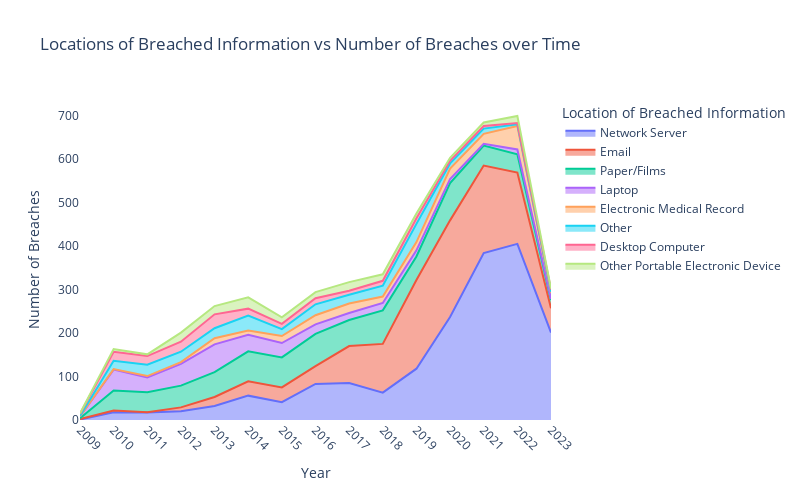

Notebook source saved alongside this figure:
### Markdown cell above
In terms of data breaches magnitude healthcare providers (e.g., hospitals) have suffered primarily from hacker attacks, while the rest could be attributed to theft and unauthorized access. The same picture can be observed with regard to business associates and health plans, meaning that special attention should be paid by these entities towards risks posed by the above-mentioned cyber threats.

### Code cell
toggle_code()

location_types = data.groupby(['Year', 'Location of Breached Information']).agg(np.sum).reset_index()
location_types['Number of Breaches'] = data.groupby(['Year', 'Location of Breached Information']).size().values
location_types = location_types.sort_values(by='Number of Breaches', ascending=False)
fig = px.area(location_types[location_types['Location of Breached Information'].isin(data['Location of Breached Information'].value_counts().index[:8])], 
             y="Number of Breaches", x="Year", color="Location of Breached Information", title="Locations of Breached Information vs Number of Breaches over Time")
fig.update_layout(plot_bgcolor='white', xaxis = dict(tickmode = 'linear', tick0 = 1), width=800, height=500)
fig.update_xaxes(tickangle=45)
fig.show()

### Figure 1 — Plotly figure (JSON) as saved in the notebook; plotly's stock layout.template omitted (floating-point values rounded to 4 significant figures)
{"data": [{"fillpattern": {"shape": ""}, "hovertemplate": "Location of Breached Information=Network Server<br>Year=%{x}<br>Number of Breaches=%{y}<extra></extra>", "legendgroup": "Network Server", "line": {"color": "#636efa"}, "marker": {"symbol": "circle"}, "mode": "lines", "name": "Network Server", "orientation": "v", "showlegend": true, "stackgroup": "1", "type": "scatter", "x": [2022, 2021, 2020, 2023, 2019, 2017, 2016, 2018, 2014, 2015, 2013, 2012, 2010, 2011, 2009], "xaxis": "x", "y": [405, 384, 237, 201, 118, 85, 83, 63, 56, 41, 32, 20, 18, 17, 1], "yaxis": "y"}, {"fillpattern": {"shape": ""}, "hovertemplate": "Location of Breached Information=Email<br>Year=%{x}<br>Number of Breaches=%{y}<extra></extra>", "legendgroup": "Email", "line": {"color": "#EF553B"}, "marker": {"symbol": "circle"}, "mode": "lines", "name": "Email", "orientation": "v", "showlegend": true, "stackgroup": "1", "type": "scatter", "x": [2020, 2019, 2021, 2022, 2018, 2017, 2023, 2016, 2015, 2014, 2013, 2012, 2010, 2009, 2011], "xaxis": "x", "y": [222, 204, 201, 164, 112, 85, 56, 41, 34, 33, 21, 9, 4, 1, 1], "yaxis": "y"}, {"fillpattern": {"shape": ""}, "hovertemplate": "Location of Breached Information=Paper/Films<br>Year=%{x}<br>Number of Breaches=%{y}<extra></extra>", "legendgroup": "Paper/Films", "line": {"color": "#00cc96"}, "marker": {"symbol": "circle"}, "mode": "lines", "name": "Paper/Films", "orientation": "v", "showlegend": true, "stackgroup": "1", "type": "scatter", "x": [2020, 2018, 2016, 2014, 2015, 2017, 2013, 2019, 2012, 2010, 2021, 2011, 2022, 2023, 2009], "xaxis": "x", "y": [86, 77, 74, 69, 69, 60, 57, 54, 50, 46, 46, 46, 42, 19, 2], "yaxis": "y"}, {"fillpattern": {"shape": ""}, "hovertemplate": "Location of Breached Information=Laptop<br>Year=%{x}<br>Number of Breaches=%{y}<extra></extra>", "legendgroup": "Laptop", "line": {"color": "#ab63fa"}, "marker": {"symbol": "circle"}, "mode": "lines", "name": "Laptop", "orientation": "v", "showlegend": true, "stackgroup": "1", "type": "scatter", "x": [2013, 2012, 2010, 2014, 2011, 2015, 2016, 2018, 2017, 2019, 2022, 2020, 2021, 2009, 2023], "xaxis": "x", "y": [64, 50, 48, 38, 34, 33, 22, 17, 16, 14, 11, 9, 4, 4, 2], "yaxis": "y"}, {"fillpattern": {"shape": ""}, "hovertemplate": "Location of Breached Information=Electronic Medical Record<br>Year=%{x}<br>Number of Breaches=%{y}<extra></extra>", "legendgroup": "Electronic Medical Record", "line": {"color": "#FFA15A"}, "marker": {"symbol": "circle"}, "mode": "lines", "name": "Electronic Medical Record", "orientation": "v", "showlegend": true, "stackgroup": "1", "type": "scatter", "x": [2022, 2020, 2021, 2017, 2016, 2019, 2015, 2023, 2018, 2013, 2014, 2012, 2011, 2010], "xaxis": "x", "y": [54, 24, 23, 22, 21, 19, 16, 15, 15, 14, 10, 4, 3, 1], "yaxis": "y"}, {"fillpattern": {"shape": ""}, "hovertemplate": "Location of Breached Information=Other<br>Year=%{x}<br>Number of Breaches=%{y}<extra></extra>", "legendgroup": "Other", "line": {"color": "#19d3f3"}, "marker": {"symbol": "circle"}, "mode": "lines", "name": "Other", "orientation": "v", "showlegend": true, "stackgroup": "1", "type": "scatter", "x": [2019, 2014, 2011, 2018, 2016, 2012, 2013, 2017, 2010, 2015, 2021, 2020, 2022, 2023, 2009], "xaxis": "x", "y": [42, 34, 26, 25, 25, 24, 23, 20, 19, 16, 12, 12, 4, 2, 1], "yaxis": "y"}, {"fillpattern": {"shape": ""}, "hovertemplate": "Location of Breached Information=Desktop Computer<br>Year=%{x}<br>Number of Breaches=%{y}<extra></extra>", "legendgroup": "Desktop Computer", "line": {"color": "#FF6692"}, "marker": {"symbol": "circle"}, "mode": "lines", "name": "Desktop Computer", "orientation": "v", "showlegend": true, "stackgroup": "1", "type": "scatter", "x": [2013, 2012, 2010, 2011, 2014, 2016, 2019, 2015, 2018, 2017, 2021, 2020, 2023, 2009, 2022], "xaxis": "x", "y": [32, 23, 21, 20, 16, 14, 13, 12, 11, 9, 6, 6, 5, 5, 3], "yaxis": "y"}, {"fillpattern": {"shape": ""}, "hovertemplate": "Location of Breached Information=Other Portable Electronic Device<br>Year=%{x}<br>Number of Breaches=%{y}<extra></extra>", "legendgroup": "Other Portable Electronic Device", "line": {"color": "#B6E880"}, "marker": {"symbol": "circle"}, "mode": "lines", "name": "Other Portable Electronic Device", "orientation": "v", "showlegend": true, "stackgroup": "1", "type": "scatter", "x": [2014, 2012, 2017, 2013, 2022, 2015, 2018, 2016, 2019, 2021, 2020, 2010, 2011, 2023, 2009], "xaxis": "x", "y": [26, 21, 20, 19, 16, 15, 15, 14, 11, 8, 7, 6, 4, 2, 1], "yaxis": "y"}], "layout": {"height": 500, "legend": {"title": {"text": "Location of Breached Information"}, "tracegroupgap": 0}, "plot_bgcolor": "white", "title": {"text": "Locations of Breached Information vs Number of Breaches over Time"}, "width": 800, "xaxis": {"anchor": "y", "domain": [0, 1], "tick0": 1, "tickangle": 45, "tickmode": "linear", "title": {"text": "Year"}}, "yaxis": {"anchor": "x", "domain": [0, 1], "title": {"text": "Number of Breaches"}}}}
